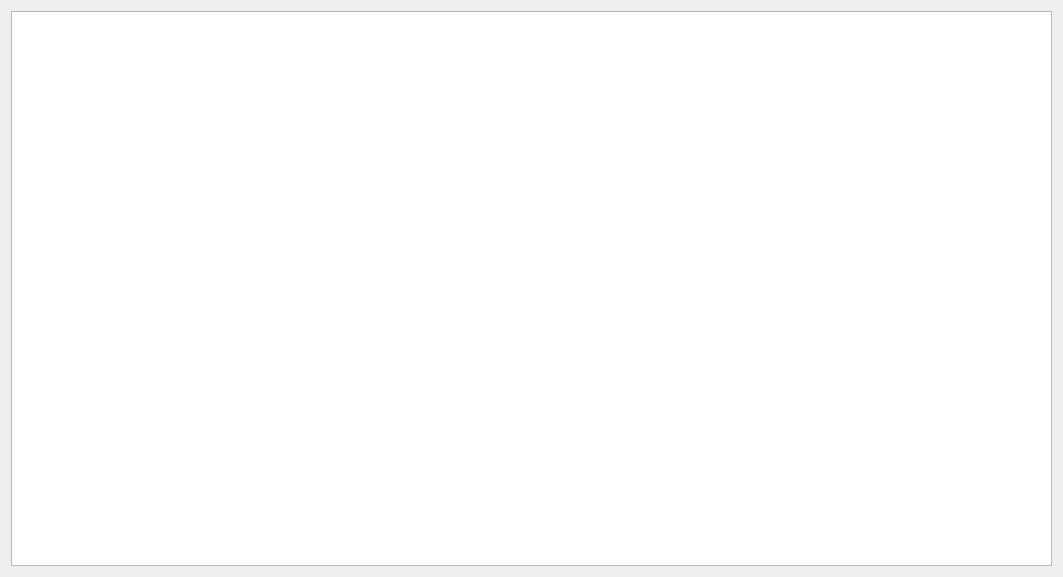
<?xml version="1.0" encoding="UTF-8"?>
<ui version="4.0">
 <class>ViewClientWidget</class>
 <widget class="QWidget" name="ViewClientWidget">
  <property name="geometry">
   <rect>
    <x>0</x>
    <y>0</y>
    <width>1063</width>
    <height>577</height>
   </rect>
  </property>
  <property name="windowTitle">
   <string>Form</string>
  </property>
  <layout class="QVBoxLayout" name="verticalLayout">
   <item>
    <widget class="QTableView" name="tableView_summary"/>
   </item>
  </layout>
 </widget>
 <resources/>
 <connections/>
</ui>
